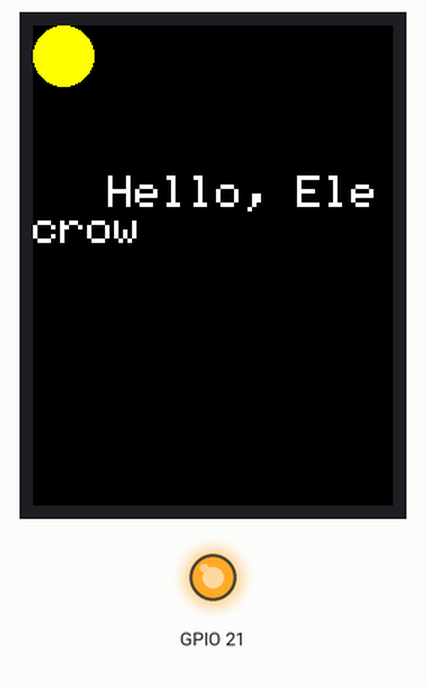
Simulated run of this sketch. Board: ESP32. Parts: 240×320 colour display, output pins drawn as LEDs (lit = HIGH). What the sketch prints to the serial monitor is not drawn.

Above: at 4.8 s.

The sketch:

Draw.ino
```cpp
/**************************CrowPanel ESP32 HMI Display Example Code************************
Version     :	1.1
Suitable for:	CrowPanel ESP32 HMI Display
Product link:	https://www.elecrow.com/esp32-display-series-hmi-touch-screen.html
Code	  link:	https://github.com/Elecrow-RD/CrowPanel-ESP32-Display-Course-File
Lesson	link:	https://www.youtube.com/watch?v=WHfPH-Kr9XU
Description	:	The code is currently available based on the course on YouTube,
				        if you have any questions, please refer to the course video: Introduction
				        to ask questions or feedback.
**************************************************************/


#include <Wire.h>
#include <SPI.h>


/*******************************************************************************
   Config the display driver and touch driver in User_Setup.h(TFT_eSPI library)
 ******************************************************************************/
#include <TFT_eSPI.h>

TFT_eSPI tft = TFT_eSPI();

void setup()
{
  Serial.begin(9600);

  //Display Prepare
  tft.begin();
  pinMode(21, OUTPUT);
  digitalWrite(21, HIGH);
  tft.setRotation(2);

  tft.fillScreen(TFT_BLACK);
  tft.setTextSize(3);
  delay(100);

  tft.fillScreen(TFT_BLUE);
  delay(1000);
  tft.fillScreen(TFT_YELLOW);
  delay(1000);
  tft.fillScreen(TFT_GREEN);
  delay(1000);
  tft.fillScreen(TFT_WHITE);
  delay(1000);
  tft.fillScreen(TFT_BLACK);
  tft.fillCircle    ( 20, 20      , 20, TFT_YELLOW);
  tft.setCursor(50, 100);
  tft.print("Hello, Elecrow");
  Serial.println( "Hello, my Display" );

}

void loop()
{
    delay(5);
}
```
